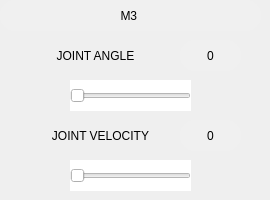
      <widget class="QWidget" name="M3Page">
       <widget class="QPushButton" name="M3AngleMinus">
        <property name="geometry">
         <rect>
          <x>20</x>
          <y>80</y>
          <width>41</width>
          <height>31</height>
         </rect>
        </property>
        <property name="styleSheet">
         <string notr="true">background-color: rgb(255, 255, 255);</string>
        </property>
        <property name="text">
         <string/>
        </property>
        <property name="icon">
         <iconset>
          <normaloff>C:/Users/asadr/Downloads/icons8-minus-50.png</normaloff>C:/Users/asadr/Downloads/icons8-minus-50.png</iconset>
        </property>
        <property name="iconSize">
         <size>
          <width>25</width>
          <height>28</height>
         </size>
        </property>
        <property name="flat">
         <bool>true</bool>
        </property>
       </widget>
       <widget class="QPushButton" name="M3AnglePlus">
        <property name="geometry">
         <rect>
          <x>200</x>
          <y>80</y>
          <width>41</width>
          <height>31</height>
         </rect>
        </property>
        <property name="styleSheet">
         <string notr="true">background-color: rgb(255, 255, 255);</string>
        </property>
        <property name="text">
         <string/>
        </property>
        <property name="icon">
         <iconset>
          <normaloff>C:/Users/asadr/Downloads/icons8-plus-50 (1).png</normaloff>C:/Users/asadr/Downloads/icons8-plus-50 (1).png</iconset>
        </property>
        <property name="iconSize">
         <size>
          <width>25</width>
          <height>28</height>
         </size>
        </property>
        <property name="flat">
         <bool>true</bool>
        </property>
       </widget>
       <widget class="QSlider" name="M3VelocitySlider">
        <property name="geometry">
         <rect>
          <x>70</x>
          <y>160</y>
          <width>121</width>
          <height>31</height>
         </rect>
        </property>
        <property name="styleSheet">
         <string notr="true">background-color: rgb(255, 255, 255);</string>
        </property>
        <property name="orientation">
         <enum>Qt::Horizontal</enum>
        </property>
       </widget>
       <widget class="QPushButton" name="pushButton_128">
        <property name="geometry">
         <rect>
          <x>30</x>
          <y>40</y>
          <width>121</width>
          <height>31</height>
         </rect>
        </property>
        <property name="styleSheet">
         <string notr="true">background-color: rgb(255, 255, 255);
font: 63 10pt &quot;Yu Gothic UI Semibold&quot;;</string>
        </property>
        <property name="text">
         <string>   JOINT ANGLE</string>
        </property>
        <property name="icon">
         <iconset>
          <normaloff>C:/Users/asadr/Downloads/icons8-data-setting-50 (1).png</normaloff>C:/Users/asadr/Downloads/icons8-data-setting-50 (1).png</iconset>
        </property>
        <property name="iconSize">
         <size>
          <width>20</width>
          <height>20</height>
         </size>
        </property>
        <property name="flat">
         <bool>true</bool>
        </property>
       </widget>
       <widget class="QPushButton" name="M3VelocityMinus">
        <property name="geometry">
         <rect>
          <x>20</x>
          <y>160</y>
          <width>41</width>
          <height>31</height>
         </rect>
        </property>
        <property name="styleSheet">
         <string notr="true">background-color: rgb(255, 255, 255);</string>
        </property>
        <property name="text">
         <string/>
        </property>
        <property name="icon">
         <iconset>
          <normaloff>C:/Users/asadr/Downloads/icons8-minus-50.png</normaloff>C:/Users/asadr/Downloads/icons8-minus-50.png</iconset>
        </property>
        <property name="iconSize">
         <size>
          <width>25</width>
          <height>28</height>
         </size>
        </property>
        <property name="flat">
         <bool>true</bool>
        </property>
       </widget>
       <widget class="QLabel" name="M3VelocityLabel">
        <property name="geometry">
         <rect>
          <x>180</x>
          <y>120</y>
          <width>61</width>
          <height>31</height>
         </rect>
        </property>
        <property name="styleSheet">
         <string notr="true">border-radius: 15px;
background-color: rgb(240, 240, 240);
font: 63 9pt &quot;Yu Gothic UI Semibold&quot;;</string>
        </property>
        <property name="text">
         <string>0</string>
        </property>
        <property name="alignment">
         <set>Qt::AlignCenter</set>
        </property>
       </widget>
       <widget class="QLabel" name="label_81">
        <property name="geometry">
         <rect>
          <x>0</x>
          <y>0</y>
          <width>261</width>
          <height>31</height>
         </rect>
        </property>
        <property name="styleSheet">
         <string notr="true">background-color: rgb(240, 240, 240);
border-radius: 15px;
font: 63 10pt &quot;Yu Gothic UI Semibold&quot;;</string>
        </property>
        <property name="text">
         <string>M3 </string>
        </property>
        <property name="alignment">
         <set>Qt::AlignCenter</set>
        </property>
       </widget>
       <widget class="QSlider" name="M3AngleSlider">
        <property name="geometry">
         <rect>
          <x>70</x>
          <y>80</y>
          <width>121</width>
          <height>31</height>
         </rect>
        </property>
        <property name="styleSheet">
         <string notr="true">background-color: rgb(255, 255, 255);</string>
        </property>
        <property name="orientation">
         <enum>Qt::Horizontal</enum>
        </property>
       </widget>
       <widget class="QPushButton" name="M3VelocityPlus">
        <property name="geometry">
         <rect>
          <x>200</x>
          <y>160</y>
          <width>41</width>
          <height>31</height>
         </rect>
        </property>
        <property name="styleSheet">
         <string notr="true">background-color: rgb(255, 255, 255);</string>
        </property>
        <property name="text">
         <string/>
        </property>
        <property name="icon">
         <iconset>
          <normaloff>C:/Users/asadr/Downloads/icons8-plus-50 (1).png</normaloff>C:/Users/asadr/Downloads/icons8-plus-50 (1).png</iconset>
        </property>
        <property name="iconSize">
         <size>
          <width>25</width>
          <height>28</height>
         </size>
        </property>
        <property name="flat">
         <bool>true</bool>
        </property>
       </widget>
       <widget class="QLabel" name="M3AngleLabel">
        <property name="geometry">
         <rect>
          <x>180</x>
          <y>40</y>
          <width>61</width>
          <height>31</height>
         </rect>
        </property>
        <property name="styleSheet">
         <string notr="true">border-radius: 15px;
background-color: rgb(240, 240, 240);
font: 63 9pt &quot;Yu Gothic UI Semibold&quot;;</string>
        </property>
        <property name="frameShape">
         <enum>QFrame::Box</enum>
        </property>
        <property name="text">
         <string>0</string>
        </property>
        <property name="alignment">
         <set>Qt::AlignCenter</set>
        </property>
       </widget>
       <widget class="QPushButton" name="pushButton_131">
        <property name="geometry">
         <rect>
          <x>20</x>
          <y>120</y>
          <width>151</width>
          <height>31</height>
         </rect>
        </property>
        <property name="styleSheet">
         <string notr="true">background-color: rgb(255, 255, 255);
font: 63 10pt &quot;Yu Gothic UI Semibold&quot;;</string>
        </property>
        <property name="text">
         <string>   JOINT VELOCITY</string>
        </property>
        <property name="icon">
         <iconset>
          <normaloff>C:/Users/asadr/Downloads/icons8-speedometer-64.png</normaloff>C:/Users/asadr/Downloads/icons8-speedometer-64.png</iconset>
        </property>
        <property name="iconSize">
         <size>
          <width>22</width>
          <height>22</height>
         </size>
        </property>
        <property name="flat">
         <bool>true</bool>
        </property>
       </widget>
      </widget>
